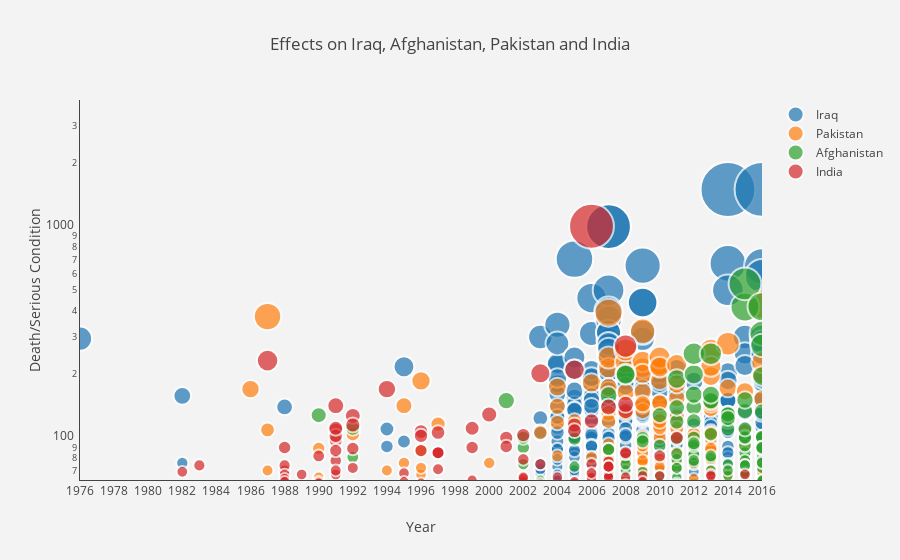

The code cell stored with this chart in its notebook:
### Code cell
# Interactive Bubble chart showing the timeline as well as the details like number of affected people, year and the city.

hover_text = []
for index, row in disease_bubble_df.iterrows():
    hover_text.append(('City: {city}<br>'+
                      'DiseaseType: {diseasetype}<br>'+
                      'Affected: {death}<br>'+
                      'Year: {year}').format(city=row['City'],
                                            diseasetype=row['DiseaseType'],
                                            death=row['DeathSerious'],
                                            year=row['Year']))
disease_bubble_df['text'] = hover_text

trace0 = go.Scatter(
    x=disease_bubble_df['Year'][disease_bubble_df['Country'] == 'Iraq'],
    y=disease_bubble_df['DeathSerious'][disease_bubble_df['Country'] == 'Iraq'],
    mode='markers',
    name='Iraq',
    text=disease_bubble_df['text'][disease_bubble_df['Country'] == 'Iraq'],
    marker=dict(
        symbol='circle',
        sizemode='area',
        size=disease_bubble_df['DeathSerious'][disease_bubble_df['Country'] == 'Iraq'],
        line=dict(
            width=2
        ),
    )
)
trace1 = go.Scatter(
    x=disease_bubble_df['Year'][disease_bubble_df['Country'] == 'Pakistan'],
    y=disease_bubble_df['DeathSerious'][disease_bubble_df['Country'] == 'Pakistan'],
    mode='markers',
    name='Pakistan',
    text=disease_bubble_df['text'][disease_bubble_df['Country'] == 'Pakistan'],
    marker=dict(
        symbol='circle',
        sizemode='area',
        size=disease_bubble_df['DeathSerious'][disease_bubble_df['Country'] == 'Pakistan'],
        line=dict(
            width=2
        ),
    )
)
trace2 = go.Scatter(
    x=disease_bubble_df['Year'][disease_bubble_df['Country'] == 'Afghanistan'],
    y=disease_bubble_df['DeathSerious'][disease_bubble_df['Country'] == 'Afghanistan'],
    mode='markers',
    name='Afghanistan',
    text=disease_bubble_df['text'][disease_bubble_df['Country'] == 'Afghanistan'],
    marker=dict(
        symbol='circle',
        sizemode='area',
        size=disease_bubble_df['DeathSerious'][disease_bubble_df['Country'] == 'Afghanistan'],
        line=dict(
            width=2
        ),
    )
)
trace3 = go.Scatter(
    x=disease_bubble_df['Year'][disease_bubble_df['Country'] == 'India'],
    y=disease_bubble_df['DeathSerious'][disease_bubble_df['Country'] == 'India'],
    mode='markers',
    name='India',
    text=disease_bubble_df['text'][disease_bubble_df['Country'] == 'India'],
    marker=dict(
        symbol='circle',
        sizemode='area',
        size=disease_bubble_df['DeathSerious'][disease_bubble_df['Country'] == 'India'],
        line=dict(
            width=2
        ),
    )
)

# bubble size corresponds to the number of affected individuals
data = [trace0, trace1, trace2, trace3]
layout = go.Layout(
         title = 'Effects on Iraq, Afghanistan, Pakistan and India',
         xaxis = dict(
             title = 'Year',
             #type = 'log',
             range = [1976,2016],
             tickmode = 'auto',
             nticks = 30,
             showline = True,
             showgrid = False
             ),
         yaxis = dict(
             title = 'Death/Serious Condition',
             type = 'log',
             range = [1.8,3.6],
             tickmode = 'auto',
             nticks = 40,
             showline = True,
             showgrid = False),
         paper_bgcolor='rgb(243, 243, 243)',
         plot_bgcolor='rgb(243, 243, 243)',
         )

fig = go.Figure(data=data, layout=layout)
py.iplot(fig, filename='Disease Bubble')

### Figure 1 — Plotly figure (JSON) as saved in the notebook; plotly's stock layout.template omitted (floating-point values rounded to 4 significant figures; data arrays with more than 128 entries replaced by an {"elided": "..."} marker saying what was removed)
{"data": [{"marker": {"line": {"width": 2}, "size": {"elided": "534 int values"}, "sizemode": "area", "symbol": "circle"}, "mode": "markers", "name": "Iraq", "text": {"elided": "534 str values"}, "type": "scatter", "x": {"elided": "534 int values"}, "y": {"elided": "534 int values"}}, {"marker": {"line": {"width": 2}, "size": {"elided": "194 int values"}, "sizemode": "area", "symbol": "circle"}, "mode": "markers", "name": "Pakistan", "text": {"elided": "194 str values"}, "type": "scatter", "x": {"elided": "194 int values"}, "y": {"elided": "194 int values"}}, {"marker": {"line": {"width": 2}, "size": {"elided": "152 int values"}, "sizemode": "area", "symbol": "circle"}, "mode": "markers", "name": "Afghanistan", "text": {"elided": "152 str values"}, "type": "scatter", "x": {"elided": "152 int values"}, "y": {"elided": "152 int values"}}, {"marker": {"line": {"width": 2}, "size": [69, 74, 232, 70, 90, 74, 67, 64, 62, 67, 58, 53, 82, 54, 55, 62, 56, 61, 109, 97, 78, 102, 67, 142, 111, 70, 87, 89, 59, 72, 58, 127, 115, 170, 68, 52, 62, 51, 107, 51, 102, 61, 87, 71, 106, 54, 60, 60, 60, 85, 85, 85, 54, 90, 111, 63, 129, 51, 54, 100, 91, 79, 62, 64, 103, 65, 75, 61, 202, 60, 65, 52, 61, 115, 108, 210, 62, 75, 120, 1005, 55, 64, 65, 68, 67, 66, 67, 77, 140, 65, 73, 73, 73, 57, 53, 65, 272, 84, 60, 134, 144, 85, 54, 66, 62, 66, 82, 51, 100, 52, 52, 52, 60, 67, 66, 67], "sizemode": "area", "symbol": "circle"}, "mode": "markers", "name": "India", "text": ["City: Gauhati<br>DiseaseType: Ulcerative Colitis<br>Affected: 69<br>Year: 1982", "City: Unknown<br>DiseaseType: Ulcerative Colitis<br>Affected: 74<br>Year: 1983", "City: Chennai<br>DiseaseType: Ulcerative Colitis<br>Affected: 232<br>Year: 1987", "City: Karsari<br>DiseaseType: Irritable Bowel Syndrome<br>Affected: 70<br>Year: 1988", "City: Amritsar<br>DiseaseType: Ulcerative Colitis<br>Affected: 90<br>Year: 1988", "City: Amritsar<br>DiseaseType: Ulcerative Colitis<br>Affected: 74<br>Year: 1988", "City: Barpeta<br>DiseaseType: Ulcerative Colitis<br>Affected: 67<br>Year: 1988", "City: Jammu<br>DiseaseType: Ulcerative Colitis<br>Affected: 64<br>Year: 1988", "City: Batala<br>DiseaseType: Ulcerative Colitis<br>Affected: 62<br>Year: 1988", "City: Bongaigaon<br>DiseaseType: Ulcerative Colitis<br>Affected: 67<br>Year: 1989", "City: Karnal<br>DiseaseType: Ulcerative Colitis<br>Affected: 58<br>Year: 1989", "City: Unknown<br>DiseaseType: Irritable Bowel Syndrome<br>Affected: 53<br>Year: 1989", "City: Batala<br>DiseaseType: Ulcerative Colitis<br>Affected: 82<br>Year: 1990", "City: Sepalpani<br>DiseaseType: Ulcerative Colitis<br>Affected: 54<br>Year: 1990", "City: Pathankot<br>DiseaseType: Ulcerative Colitis<br>Affected: 55<br>Year: 1990", "City: Bidar<br>DiseaseType: Ulcerative Colitis<br>Affected: 62<br>Year: 1990", "City: Rangia<br>DiseaseType: Ulcerative Colitis<br>Affected: 56<br>Year: 1990", "City: Hyderabad<br>DiseaseType: Irritable Bowel Syndrome<br>Affected: 61<br>Year: 1990", "City: New Delhi<br>DiseaseType: Ulcerative Colitis<br>Affected: 109<br>Year: 1991", "City: New Delhi<br>DiseaseType: Ulcerative Colitis<br>Affected: 97<br>Year: 1991", "City: Kila Raipur<br>DiseaseType: Irritable Bowel Syndrome<br>Affected: 78<br>Year: 1991", "City: Baddowal<br>DiseaseType: Irritable Bowel Syndrome<br>Affected: 102<br>Year: 1991", "City: Sopore<br>DiseaseType: Ulcerative Colitis<br>Affected: 67<br>Year: 1991", "City: Rudrapur<br>DiseaseType: Ulcerative Colitis<br>Affected: 142<br>Year: 1991", "City: Bajpur<br>DiseaseType: Ulcerative Colitis<br>Affected: 111<br>Year: 1991", "City: Kalyan<br>DiseaseType: Ulcerative Colitis<br>Affected: 70<br>Year: 1991", "City: Sohian<br>DiseaseType: Irritable Bowel Syndrome<br>Affected: 87<br>Year: 1991", "City: New Delhi<br>DiseaseType: Irritable Bowel Syndrome<br>Affected: 89<br>Year: 1992", "City: Pathankot<br>DiseaseType: Ulcerative Colitis<br>Affected: 59<br>Year: 1992", "City: Delhi<br>DiseaseType: Ulcerative Colitis<br>Affected: 72<br>Year: 1992", "City: Guwahati<br>DiseaseType: Ulcerative Colitis<br>Affected: 58<br>Year: 1992", "City: Unknown<br>DiseaseType: Irritable Bowel Syndrome<br>Affected: 127<br>Year: 1992", "City: Bombay<br>DiseaseType: Irritable Bowel Syndrome<br>Affected: 115<br>Year: 1992", "City: Banabari<br>DiseaseType: Irritable Bowel Syndrome<br>Affected: 170<br>Year: 1994", "City: Jammu<br>DiseaseType: Ulcerative Colitis<br>Affected: 68<br>Year: 1995", "City: Lailalong<br>DiseaseType: Ulcerative Colitis<br>Affected: 52<br>Year: 1995", "City: Jammu<br>DiseaseType: Ulcerative Colitis<br>Affected: 62<br>Year: 1995", "City: New Delhi<br>DiseaseType: Ulcerative Colitis<br>Affected: 51<br>Year: 1996", "City: Gorakhpur<br>DiseaseType: GERD<br>Affected: 107<br>Year: 1996", "City: New Delhi<br>DiseaseType: Ulcerative Colitis<br>Affected: 51<br>Year: 1996", "City: Baramulla<br>DiseaseType: Ulcerative Colitis<br>Affected: 102<br>Year: 1996", "City: Maiamnala<br>DiseaseType: Irritable Bowel Syndrome<br>Affected: 61<br>Year: 1996", "City: Sansapani<br>DiseaseType: Ulcerative Colitis<br>Affected: 87<br>Year: 1996", "City: Unknown<br>DiseaseType: Ulcerative Colitis<br>Affected: 71<br>Year: 1997", "City: Bhatinda<br>DiseaseType: Ulcerative Colitis<br>Affected: 106<br>Year: 1997", "City: Hyderabad<br>DiseaseType: Ulcerative Colitis<br>Affected: 54<br>Year: 1997", "City: New Delhi<br>DiseaseType: Ulcerative Colitis<br>Affected: 60<br>Year: 1997", "City: New Delhi<br>DiseaseType: Ulcerative Colitis<br>Affected: 60<br>Year: 1997", "City: Bathe-Lakshmanpur<br>DiseaseType: Irritable Bowel Syndrome<br>Affected: 60<br>Year: 1997", "City: Thottipalayam<br>DiseaseType: Ulcerative Colitis<br>Affected: 85<br>Year: 1997", "City: Thottipalayam<br>DiseaseType: Ulcerative Colitis<br>Affected: 85<br>Year: 1997", "City: Thottipalayam<br>DiseaseType: Ulcerative Colitis<br>Affected: 85<br>Year: 1997", "City: New Delhi<br>DiseaseType: GERD<br>Affected: 54<br>Year: 1998", "City: Shiliguri<br>DiseaseType: Ulcerative Colitis<br>Affected: 90<br>Year: 1999", "City: Kandrori<br>DiseaseType: Ulcerative Colitis<br>Affected: 111<br>Year: 1999", "City: Kandrori<br>DiseaseType: Ulcerative Colitis<br>Affected: 63<br>Year: 1999", "City: Pahalgam<br>DiseaseType: Irritable Bowel Syndrome<br>Affected: 129<br>Year: 2000", "City: Razabad<br>DiseaseType: Ulcerative Colitis<br>Affected: 51<br>Year: 2000", "City: Budgam<br>DiseaseType: Ulcerative Colitis<br>Affected: 54<br>Year: 2001", "City: Baghmara<br>DiseaseType: Ulcerative Colitis<br>Affected: 100<br>Year: 2001", "City: Srinagar<br>DiseaseType: Ulcerative Colitis<br>Affected: 91<br>Year: 2001", "City: Jammu<br>DiseaseType: Irritable Bowel Syndrome<br>Affected: 79<br>Year: 2002", "City: Jammu<br>DiseaseType: Irritable Bowel Syndrome<br>Affected: 62<br>Year: 2002", "City: Jammu<br>DiseaseType: Ulcerative Colitis<br>Affected: 64<br>Year: 2002", "City: Gandhinagar<br>DiseaseType: Ulcerative Colitis<br>Affected: 103<br>Year: 2002", "City: Jammu<br>DiseaseType: Ulcerative Colitis<br>Affected: 65<br>Year: 2002", "City: Mumbai<br>DiseaseType: Ulcerative Colitis<br>Affected: 75<br>Year: 2003", "City: Bamungopha<br>DiseaseType: Ulcerative Colitis<br>Affected: 61<br>Year: 2003", "City: Mumbai<br>DiseaseType: Ulcerative Colitis<br>Affected: 202<br>Year: 2003", "City: Srinagar<br>DiseaseType: Ulcerative Colitis<br>Affected: 60<br>Year: 2003", "City: Pulwama<br>DiseaseType: Ulcerative Colitis<br>Affected: 65<br>Year: 2004", "City: Dimapur<br>DiseaseType: Ulcerative Colitis<br>Affected: 52<br>Year: 2004", "City: Srinagar<br>DiseaseType: Ulcerative Colitis<br>Affected: 61<br>Year: 2005", "City: Pulwama<br>DiseaseType: Ulcerative Colitis<br>Affected: 115<br>Year: 2005", "City: Kotrapali<br>DiseaseType: Irritable Bowel Syndrome<br>Affected: 108<br>Year: 2005", "City: New Delhi<br>DiseaseType: Ulcerative Colitis<br>Affected: 210<br>Year: 2005", "City: Tangmang<br>DiseaseType: Ulcerative Colitis<br>Affected: 62<br>Year: 2005", "City: Dantewada district<br>DiseaseType: Ulcerative Colitis<br>Affected: 75<br>Year: 2006", "City: Varanasi<br>DiseaseType: Ulcerative Colitis<br>Affected: 120<br>Year: 2006", "City: Mumbai<br>DiseaseType: Ulcerative Colitis<br>Affected: 1005<br>Year: 2006", "City: Imphal<br>DiseaseType: Ulcerative Colitis<br>Affected: 55<br>Year: 2006", "City: Guwahati<br>DiseaseType: Ulcerative Colitis<br>Affected: 64<br>Year: 2006", "City: Guwahati<br>DiseaseType: Ulcerative Colitis<br>Affected: 65<br>Year: 2006", "City: Belacoba<br>DiseaseType: Ulcerative Colitis<br>Affected: 68<br>Year: 2006", "City: Sadiya<br>DiseaseType: Irritable Bowel Syndrome<br>Affected: 67<br>Year: 2007", "City: Diwana<br>DiseaseType: Ulcerative Colitis<br>Affected: 66<br>Year: 2007", "City: Ranibodli<br>DiseaseType: Irritable Bowel Syndrome<br>Affected: 67<br>Year: 2007", "City: Hyderabad<br>DiseaseType: Ulcerative Colitis<br>Affected: 77<br>Year: 2007", "City: Hyderabad<br>DiseaseType: Ulcerative Colitis<br>Affected: 140<br>Year: 2007", "City: Doom Dooma<br>DiseaseType: Ulcerative Colitis<br>Affected: 65<br>Year: 2007", "City: Lucknow<br>DiseaseType: Ulcerative Colitis<br>Affected: 73<br>Year: 2007", "City: Varanasi<br>DiseaseType: Ulcerative Colitis<br>Affected: 73<br>Year: 2007", "City: Faizabad<br>DiseaseType: Ulcerative Colitis<br>Affected: 73<br>Year: 2007", "City: Murkongselek<br>DiseaseType: Ulcerative Colitis<br>Affected: 57<br>Year: 2008", "City: New Delhi<br>DiseaseType: Ulcerative Colitis<br>Affected: 53<br>Year: 2008", "City: Malegaon<br>DiseaseType: Ulcerative Colitis<br>Affected: 65<br>Year: 2008", "City: Dispur<br>DiseaseType: Ulcerative Colitis<br>Affected: 272<br>Year: 2008", "City: Kokrajhar<br>DiseaseType: Ulcerative Colitis<br>Affected: 84<br>Year: 2008", "City: Barpeta Road<br>DiseaseType: Ulcerative Colitis<br>Affected: 60<br>Year: 2008", "City: Mumbai<br>DiseaseType: Irritable Bowel Syndrome<br>Affected: 134<br>Year: 2008", "City: Mumbai<br>DiseaseType: Cellac<br>Affected: 144<br>Year: 2008", "City: Mumbai<br>DiseaseType: Ulcerative Colitis<br>Affected: 85<br>Year: 2008", "City: Mumbai<br>DiseaseType: Cellac<br>Affected: 54<br>Year: 2008", "City: Guwahati<br>DiseaseType: Ulcerative Colitis<br>Affected: 66<br>Year: 2009", "City: Nalbari<br>DiseaseType: Ulcerative Colitis<br>Affected: 62<br>Year: 2009", "City: Pune<br>DiseaseType: Ulcerative Colitis<br>Affected: 66<br>Year: 2010", "City: Dantewada district<br>DiseaseType: Irritable Bowel Syndrome<br>Affected: 82<br>Year: 2010", "City: Lohardaga district<br>DiseaseType: Ulcerative Colitis<br>Affected: 51<br>Year: 2011", "City: Guwahati<br>DiseaseType: Ulcerative Colitis<br>Affected: 100<br>Year: 2011", "City: Mumbai<br>DiseaseType: Ulcerative Colitis<br>Affected: 52<br>Year: 2011", "City: Mumbai<br>DiseaseType: Ulcerative Colitis<br>Affected: 52<br>Year: 2011", "City: Mumbai<br>DiseaseType: Ulcerative Colitis<br>Affected: 52<br>Year: 2011", "City: New Delhi<br>DiseaseType: Ulcerative Colitis<br>Affected: 60<br>Year: 2011", "City: Hyderabad<br>DiseaseType: Ulcerative Colitis<br>Affected: 67<br>Year: 2013", "City: Hyderabad<br>DiseaseType: Ulcerative Colitis<br>Affected: 66<br>Year: 2013", "City: Sukma district<br>DiseaseType: Irritable Bowel Syndrome<br>Affected: 67<br>Year: 2015"], "type": "scatter", "x": [1982, 1983, 1987, 1988, 1988, 1988, 1988, 1988, 1988, 1989, 1989, 1989, 1990, 1990, 1990, 1990, 1990, 1990, 1991, 1991, 1991, 1991, 1991, 1991, 1991, 1991, 1991, 1992, 1992, 1992, 1992, 1992, 1992, 1994, 1995, 1995, 1995, 1996, 1996, 1996, 1996, 1996, 1996, 1997, 1997, 1997, 1997, 1997, 1997, 1997, 1997, 1997, 1998, 1999, 1999, 1999, 2000, 2000, 2001, 2001, 2001, 2002, 2002, 2002, 2002, 2002, 2003, 2003, 2003, 2003, 2004, 2004, 2005, 2005, 2005, 2005, 2005, 2006, 2006, 2006, 2006, 2006, 2006, 2006, 2007, 2007, 2007, 2007, 2007, 2007, 2007, 2007, 2007, 2008, 2008, 2008, 2008, 2008, 2008, 2008, 2008, 2008, 2008, 2009, 2009, 2010, 2010, 2011, 2011, 2011, 2011, 2011, 2011, 2013, 2013, 2015], "y": [69, 74, 232, 70, 90, 74, 67, 64, 62, 67, 58, 53, 82, 54, 55, 62, 56, 61, 109, 97, 78, 102, 67, 142, 111, 70, 87, 89, 59, 72, 58, 127, 115, 170, 68, 52, 62, 51, 107, 51, 102, 61, 87, 71, 106, 54, 60, 60, 60, 85, 85, 85, 54, 90, 111, 63, 129, 51, 54, 100, 91, 79, 62, 64, 103, 65, 75, 61, 202, 60, 65, 52, 61, 115, 108, 210, 62, 75, 120, 1005, 55, 64, 65, 68, 67, 66, 67, 77, 140, 65, 73, 73, 73, 57, 53, 65, 272, 84, 60, 134, 144, 85, 54, 66, 62, 66, 82, 51, 100, 52, 52, 52, 60, 67, 66, 67]}], "layout": {"paper_bgcolor": "rgb(243, 243, 243)", "plot_bgcolor": "rgb(243, 243, 243)", "title": "Effects on Iraq, Afghanistan, Pakistan and India", "xaxis": {"nticks": 30, "range": [1976, 2016], "showgrid": false, "showline": true, "tickmode": "auto", "title": "Year"}, "yaxis": {"nticks": 40, "range": [1.8, 3.6], "showgrid": false, "showline": true, "tickmode": "auto", "title": "Death/Serious Condition", "type": "log"}}}
